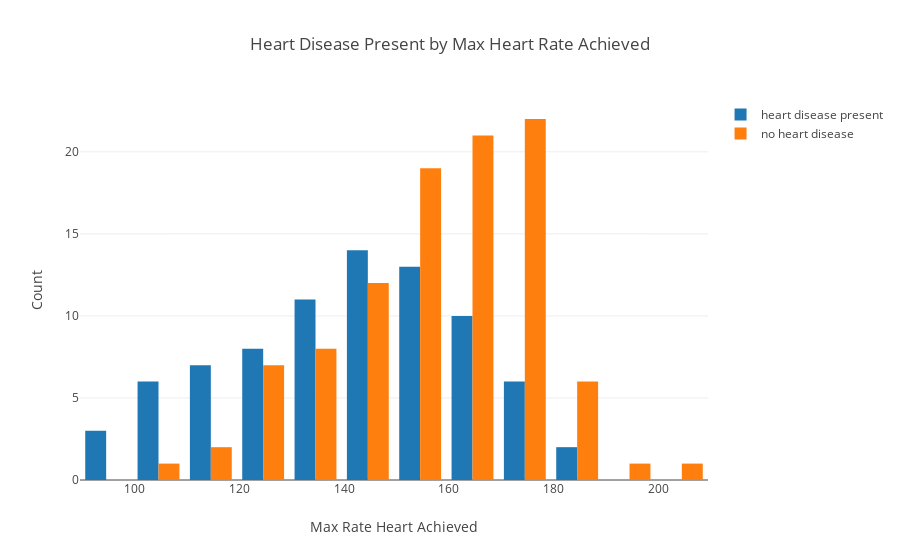

The cell this chart's notebook holds for it:
### Code cell
from plotly.offline import download_plotlyjs, init_notebook_mode, plot, iplot
init_notebook_mode(connected=True)
import plotly.plotly as py
import plotly.graph_objs as go

x1=heart_disease_present.max_heart_rate_achieved 
x2=no_heart_disease.max_heart_rate_achieved

chart1 =go.Histogram(
    x=x1, 
    name='heart disease present')

chart2 =go.Histogram(x=x2, 
                     name='no heart disease')

data  = [chart1, chart2]
layout = go.Layout(
    title='Heart Disease Present by Max Heart Rate Achieved',
    xaxis=dict(
        title='Max Rate Heart Achieved'
    ),
    yaxis=dict(
        title='Count'
    ),
)

fig = go.Figure(data=data, layout=layout)
iplot(fig, filename='basic histogram')

### Figure 1 — Plotly figure (JSON) as saved in the notebook; plotly's stock layout.template omitted (floating-point values rounded to 4 significant figures)
{"data": [{"name": "heart disease present", "type": "histogram", "uid": "b8d702e9-66c7-4723-a7a8-227ee946a5d1", "x": [162, 181, 157, 112, 140, 158, 182, 126, 144, 152, 155, 114, 155, 165, 161, 141, 103, 120, 132, 142, 169, 126, 99, 177, 142, 103, 156, 109, 139, 134, 165, 109, 142, 147, 113, 168, 130, 126, 162, 125, 170, 132, 142, 145, 166, 122, 150, 158, 132, 106, 174, 108, 125, 96, 173, 171, 150, 154, 111, 114, 131, 145, 152, 150, 130, 153, 97, 125, 132, 160, 145, 147, 144, 111, 132, 140, 173, 163, 117, 131]}, {"name": "no heart disease", "type": "histogram", "uid": "a1bb8787-82b5-46f4-83be-ea349a88362a", "x": [170, 158, 145, 150, 158, 151, 178, 152, 175, 202, 162, 147, 142, 138, 143, 115, 159, 184, 123, 168, 154, 186, 173, 163, 121, 137, 172, 130, 157, 167, 166, 125, 172, 162, 179, 162, 160, 138, 159, 181, 161, 170, 143, 162, 170, 169, 152, 149, 172, 174, 155, 162, 170, 175, 151, 131, 148, 162, 182, 153, 142, 133, 122, 165, 125, 105, 162, 179, 165, 132, 192, 148, 173, 151, 122, 147, 154, 122, 172, 140, 180, 188, 162, 173, 179, 178, 156, 152, 151, 139, 169, 171, 111, 172, 168, 150, 144, 160, 175, 163]}], "layout": {"title": "Heart Disease Present by Max Heart Rate Achieved", "xaxis": {"title": "Max Rate Heart Achieved"}, "yaxis": {"title": "Count"}}}
